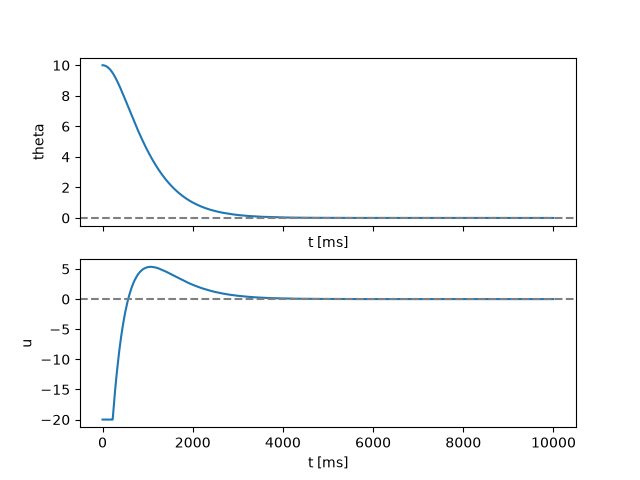

Generate this figure with Python:
import pandas as pd
import matplotlib.pyplot as plt

d = pd.read_csv("data.csv")
t = d["t"] / 1000.0
fig, (a, b) = plt.subplots(2, 1, sharex=True)
a.plot(d.t, d.theta)
a.axhline(0, ls="--", c="gray")
a.set_ylabel("theta")
a.set_xlabel("t [ms]")
b.plot(d.t, d.u)
b.axhline(0, ls="--", c="gray")
b.set_ylabel("u")
b.set_xlabel("t [ms]")
plt.show()
